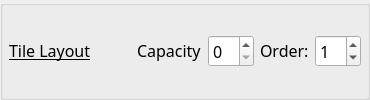
        <widget class="QGroupBox" name="GB_1_TileLayout">
         <property name="sizePolicy">
          <sizepolicy hsizetype="Expanding" vsizetype="Maximum">
           <horstretch>0</horstretch>
           <verstretch>0</verstretch>
          </sizepolicy>
         </property>
         <property name="title">
          <string/>
         </property>
         <property name="alignment">
          <set>Qt::AlignmentFlag::AlignLeading|Qt::AlignmentFlag::AlignLeft|Qt::AlignmentFlag::AlignVCenter</set>
         </property>
         <property name="flat">
          <bool>true</bool>
         </property>
         <property name="checkable">
          <bool>false</bool>
         </property>
         <layout class="QGridLayout" name="gridLayout_14">
          <property name="leftMargin">
           <number>6</number>
          </property>
          <property name="topMargin">
           <number>0</number>
          </property>
          <property name="rightMargin">
           <number>6</number>
          </property>
          <property name="bottomMargin">
           <number>0</number>
          </property>
          <property name="verticalSpacing">
           <number>0</number>
          </property>
          <item row="2" column="4">
           <spacer name="horizontalSpacer_16">
            <property name="orientation">
             <enum>Qt::Orientation::Horizontal</enum>
            </property>
            <property name="sizeHint" stdset="0">
             <size>
              <width>40</width>
              <height>20</height>
             </size>
            </property>
           </spacer>
          </item>
          <item row="2" column="5">
           <widget class="QLabel" name="label_41">
            <property name="sizePolicy">
             <sizepolicy hsizetype="Preferred" vsizetype="Maximum">
              <horstretch>0</horstretch>
              <verstretch>0</verstretch>
             </sizepolicy>
            </property>
            <property name="font">
             <font>
              <family>Noto Sans</family>
              <pointsize>12</pointsize>
              <italic>false</italic>
              <bold>false</bold>
              <underline>false</underline>
             </font>
            </property>
            <property name="text">
             <string>Capacity</string>
            </property>
           </widget>
          </item>
          <item row="2" column="8">
           <widget class="QSpinBox" name="kcfg_tileLayoutOrder">
            <property name="sizePolicy">
             <sizepolicy hsizetype="Minimum" vsizetype="Maximum">
              <horstretch>0</horstretch>
              <verstretch>0</verstretch>
             </sizepolicy>
            </property>
            <property name="font">
             <font>
              <family>Noto Sans</family>
              <pointsize>12</pointsize>
              <italic>false</italic>
              <bold>false</bold>
             </font>
            </property>
            <property name="toolTip">
             <string>&lt;html&gt;&lt;head/&gt;&lt;body&gt;&lt;p&gt;0 - to disable&lt;/p&gt;&lt;/body&gt;&lt;/html&gt;</string>
            </property>
            <property name="maximum">
             <number>12</number>
            </property>
            <property name="value">
             <number>1</number>
            </property>
           </widget>
          </item>
          <item row="2" column="7">
           <widget class="QLabel" name="label_39">
            <property name="sizePolicy">
             <sizepolicy hsizetype="Preferred" vsizetype="Maximum">
              <horstretch>0</horstretch>
              <verstretch>0</verstretch>
             </sizepolicy>
            </property>
            <property name="font">
             <font>
              <family>Noto Sans</family>
              <pointsize>12</pointsize>
              <italic>false</italic>
              <bold>false</bold>
              <underline>false</underline>
             </font>
            </property>
            <property name="text">
             <string>Order:</string>
            </property>
           </widget>
          </item>
          <item row="2" column="6">
           <widget class="QSpinBox" name="kcfg_tileLayoutCapacity">
            <property name="sizePolicy">
             <sizepolicy hsizetype="Minimum" vsizetype="Maximum">
              <horstretch>0</horstretch>
              <verstretch>0</verstretch>
             </sizepolicy>
            </property>
            <property name="font">
             <font>
              <family>Noto Sans</family>
              <pointsize>12</pointsize>
              <italic>false</italic>
              <bold>false</bold>
             </font>
            </property>
            <property name="toolTip">
             <string>&lt;html&gt;&lt;head/&gt;&lt;body&gt;&lt;p&gt;0 - to disable&lt;/p&gt;&lt;/body&gt;&lt;/html&gt;</string>
            </property>
            <property name="minimum">
             <number>0</number>
            </property>
            <property name="maximum">
             <number>99</number>
            </property>
            <property name="stepType">
             <enum>QAbstractSpinBox::StepType::DefaultStepType</enum>
            </property>
            <property name="value">
             <number>0</number>
            </property>
           </widget>
          </item>
          <item row="2" column="0">
           <widget class="QLabel" name="label_35">
            <property name="sizePolicy">
             <sizepolicy hsizetype="Minimum" vsizetype="Maximum">
              <horstretch>0</horstretch>
              <verstretch>0</verstretch>
             </sizepolicy>
            </property>
            <property name="font">
             <font>
              <family>Noto Sans</family>
              <pointsize>12</pointsize>
              <italic>false</italic>
              <bold>false</bold>
              <underline>true</underline>
             </font>
            </property>
            <property name="text">
             <string>Tile Layout</string>
            </property>
            <property name="margin">
             <number>0</number>
            </property>
           </widget>
          </item>
         </layout>
        </widget>
